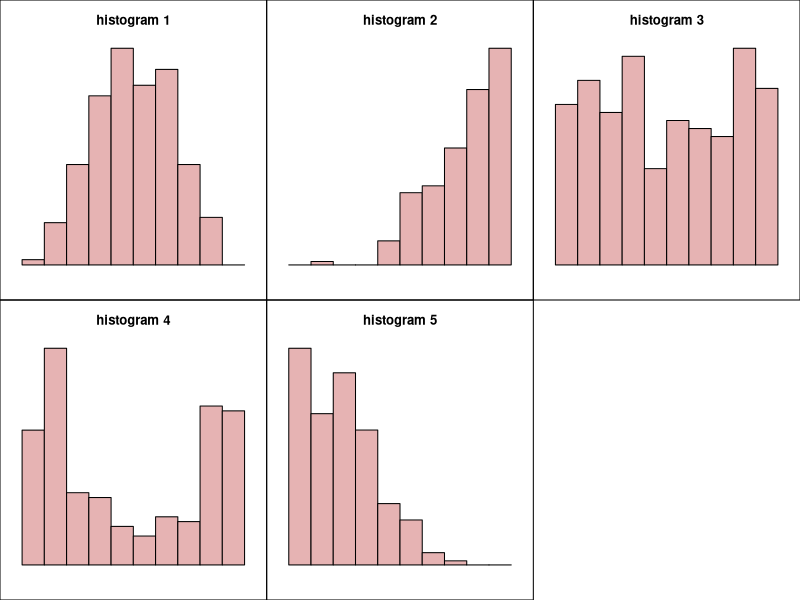

Write R code to recreate this figure.
## ---- chunk 1
# S-ID.A: Summarize, represent, and interpret data on a single count or measurement variable. Use calculators, spreadsheets, and other technology as appropriate.

types = c("Bell","Uniform","Bimodal","Positive-skew","Negative-skew")

n = 200
beta1 = c(3,1,0.6,1.2,4)
beta2 = c(3,1,0.6,4,1.2)

bell = round(rbeta(n,beta1[1],beta2[1])*10,2)
uniform = round(rbeta(n,beta1[2],beta2[2])*10,2)
bimodal = round(sample(1:9,n,TRUE,c(0.3,0.1,0.05,0.04,0.02,0.04,0.05,0.1,0.3))+runif(n,-1,1),2)
right_skew = round(rbeta(n,beta1[4],beta2[4])*10,2)
left_skew = round(rbeta(n,beta1[5],beta2[5])*10,2)

data = data.frame(bell,uniform,bimodal,right_skew,left_skew)

ord = sample(1:5)
type = sample(1:5,1)

i = 1:n
x = data[,type]

ans1 = paste0((type==ord)*1,collapse="")
ans2 = paste0((1:5==type)*1,collapse="")

y = lapply(x, function(xx) sprintf("%5.2f",xx))
## ---- chunk 2
par(mfrow=c(2,3))
for(j in 1:5){
  par(mar=c(2,1,3,1))
  i = ord[j]
  hist(data[,i],axes=F,xlim=c(0,10),breaks=0:10,main=paste0("histogram ",j),col=rgb(0.9,0.7,0.7))
  box("figure")
}
